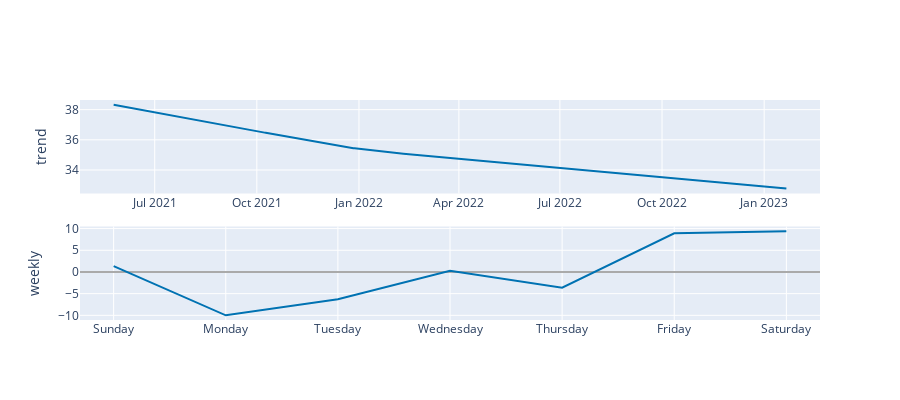

Notebook cell for this chart:
### Code cell
from prophet.plot import plot_components_plotly
plot_components_plotly(model_tuned,forecast)

### Figure 1 — Plotly figure (JSON) as saved in the notebook; plotly's stock layout.template omitted (floating-point values rounded to 4 significant figures; data arrays with more than 128 entries replaced by an {"elided": "..."} marker saying what was removed)
{"data": [{"line": {"color": "#0072B2", "width": 2}, "mode": "lines", "name": "trend", "type": "scatter", "x": {"elided": "555 str values"}, "xaxis": "x", "y": {"elided": "555 float values"}, "yaxis": "y"}, {"line": {"color": "rgba(0, 114, 178, 0.2)", "width": 0}, "mode": "lines", "name": "trend_upper", "type": "scatter", "x": {"elided": "555 str values"}, "xaxis": "x", "y": {"elided": "555 float values"}, "yaxis": "y"}, {"fill": "tonexty", "fillcolor": "rgba(0, 114, 178, 0.2)", "line": {"color": "rgba(0, 114, 178, 0.2)", "width": 0}, "mode": "lines", "name": "trend_lower", "type": "scatter", "x": {"elided": "555 str values"}, "xaxis": "x", "y": {"elided": "555 float values"}, "yaxis": "y"}, {"line": {"color": "#0072B2", "width": 2}, "mode": "lines", "name": "weekly", "type": "scatter", "x": ["2017-01-01T00:00:00", "2017-01-02T00:00:00", "2017-01-03T00:00:00", "2017-01-04T00:00:00", "2017-01-05T00:00:00", "2017-01-06T00:00:00", "2017-01-07T00:00:00"], "xaxis": "x2", "y": [1.344, -9.998, -6.285, 0.253, -3.62, 8.902, 9.405], "yaxis": "y2"}], "layout": {"height": 400, "showlegend": false, "width": 900, "xaxis": {"anchor": "y", "domain": [0, 1], "range": ["2021-04-24T16:48:00", "2023-02-20T07:12:00"], "type": "date"}, "xaxis2": {"anchor": "y2", "domain": [0, 1], "range": ["2016-12-31T16:48:00", "2017-01-07T07:12:00"], "tickformat": "%A", "type": "date"}, "yaxis": {"anchor": "x", "domain": [0.575, 1], "rangemode": "normal", "title": {"text": "trend"}, "zerolinecolor": "#AAA"}, "yaxis2": {"anchor": "x2", "domain": [0, 0.425], "title": {"text": "weekly"}, "zerolinecolor": "#AAA"}}}
